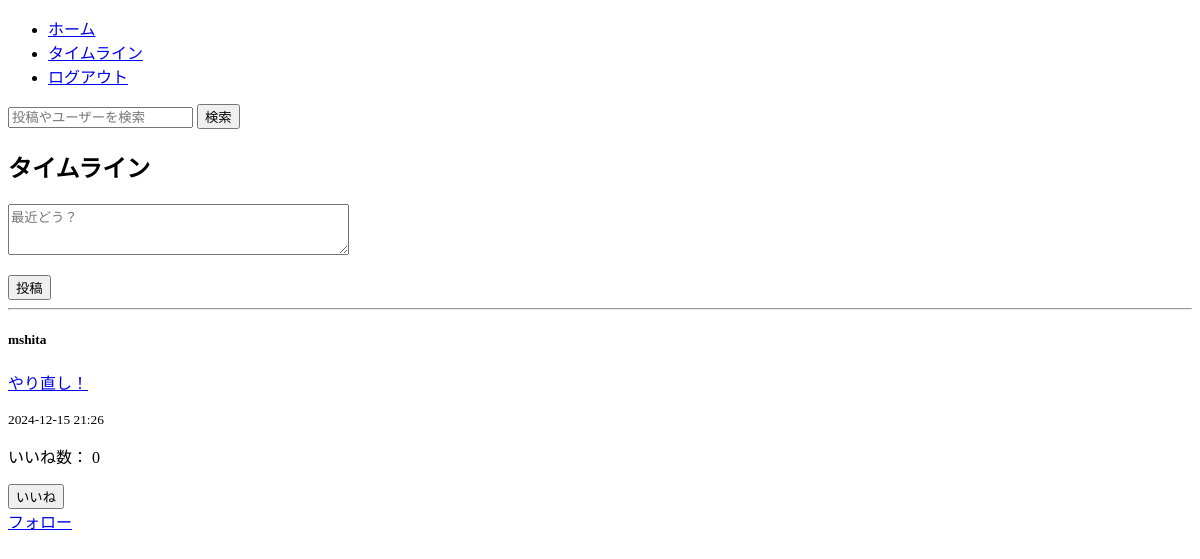
/timeline/ (signed in), run on an earlier commit of the app's database.
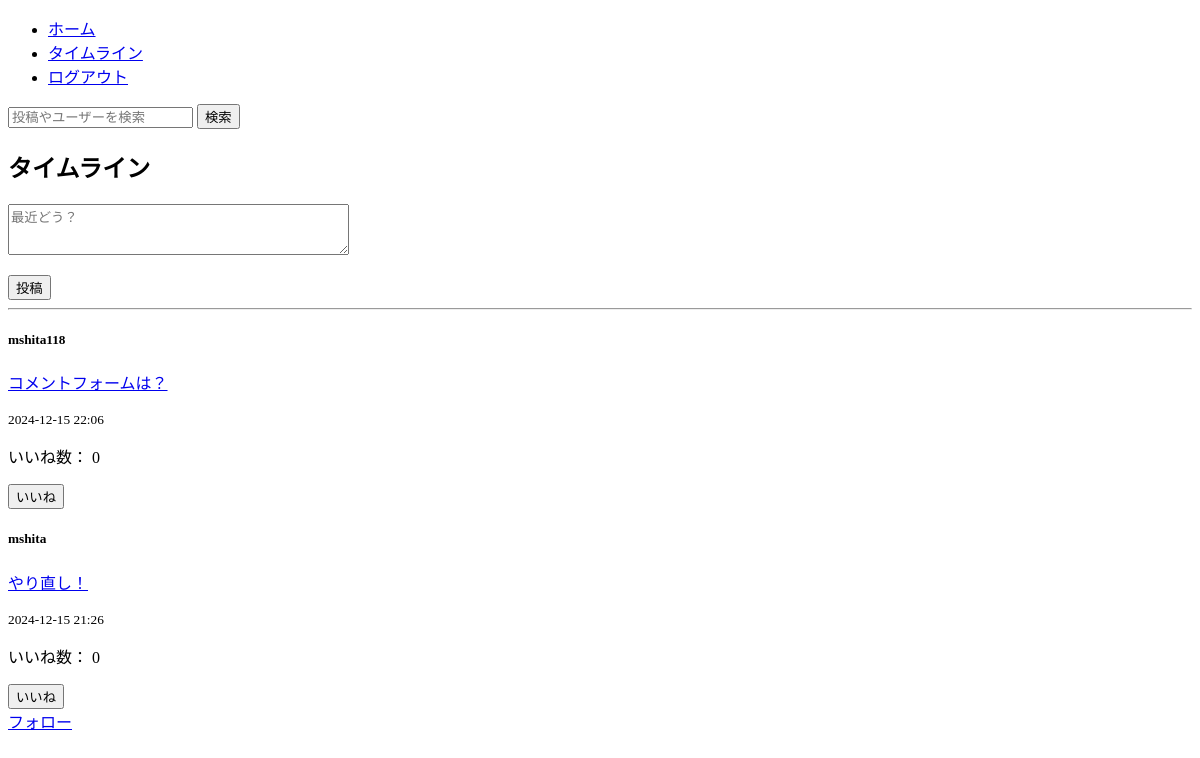
And on a later commit of the database.
### timeline/models.py (models this page shows, shortened)
class Post(models.Model):
    user = models.ForeignKey(User, on_delete=models.CASCADE)
    content = models.TextField(max_length=280)
    created_at = models.DateTimeField(auto_now_add=True)

### timeline/views.py (the view, shortened to what this page needs)
# urls.py: path('timeline/', include('timeline.urls')),
@login_required
def timeline(request):
    posts = Post.objects.all().order_by('-created_at')
    posts_with_follow_status = []
    for post in posts:
        is_following = post.user.followers.filter(
            follower=request.user).exists()
        is_liked = post.likes.filter(user=request.user).exists()
        posts_with_follow_status.append({
            'post': post,
            'is_following': is_following,
            'is_liked': is_liked,
        })
    form = PostForm()
    return render(request, 'timeline/timeline.html', {'posts': posts, 'form': form, 'posts_with_follow_status': posts_with_follow_status, })

### timeline/forms.py
class PostForm(forms.ModelForm):
    class Meta:
        model = Post
        fields = ['content']
        widgets = {
            'content': forms.Textarea(attrs={'rows': 3, 'placeholder': '最近どう？'}),
        }
        labels = {
            'content': '',
        }

### templates/timeline/timeline.html (shortened to what this page needs)
{% extends 'base.html' %}
{% load static %}
{% block content %}
<form method="get" action="{% url 'search_posts' %}" class="mb-3">
  <input type="text" name="q" class="form-control" placeholder="投稿やユーザーを検索">
  <button type="submit" class="btn btn-primary mt-2">検索</button>
</form>
<div class="container">
  <h2>タイムライン</h2>
  <form method="post">
    {{ form.as_p }}
    <button type="submit" class="btn btn-primary">投稿</button>
  </form>
  <hr>
  <div>
    {% for post in posts %}
    <div class="card mb-3">
      <div class="card-body">
        <h5 class="card-title">{{ post.user.username }}</h5>
        <p class="card-text">
          <a href="{% url 'post_detail' post.id %}">{{ post.content }}</a>
        </p>
        <p class="card-text"><small class="text-muted">{{ post.created_at|date:"Y-m-d H:i" }}</small></p>
        <p>いいね数： {{ post.likes.count }}</p>
        <form method="post" action="{% url 'like_post' post.id %}">
          {% if post_info.is_liked %}
          <button type="submit" class="btn btn-danger">いいね解除</button>
          {% else %}
          <button type="submit" class="btn btn-primary">いいね</button>
          {% endif %}
        </form>
        {% if post.user != request.user %}
        {% if item.is_following %}
        <a href="{% url 'unfollow_user' post.user.id %}" class="btn btn-danger">アンフォロー</a>
        {% else %}
        <a href="{% url 'follow_user' post.user.id %}" class="btn btn-success">フォロー</a>
        {% endif %}
        {% endif %}
      </div>
    </div>
    {% endfor %}
  </div>
</div>
{% endblock %}

What changed in the data, as far as the page shows it:
added Post: user.username "mshita118", content "コメントフォームは？", created_at "2024-12-15 22:06", likes.count "0"
